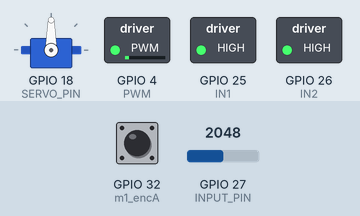
This sketch was run on a simulated ESP32. Parts: servo, switched loads named in the sketch (green lamp = pin HIGH). The test bench sets the inputs (shaded band); at power-on: GPIO 27 (INPUT_PIN) = 2048, GPIO 32 (m1_encA) HIGH. What the sketch prints to the serial monitor is not drawn.

Above: at 0.1 s.
Timing chart, 0 to 1.6 s (numbered marks = the images above):
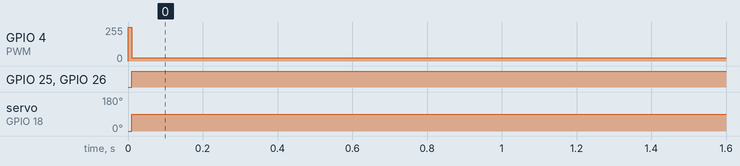

The sketch:

rayan-motor-control-code.ino
```cpp
// WRITTEN      | 9/5/24 TO CONTROL MULTIPLE MOTORS WITH EMG
// LAST UPDATED | 10/19/24 Cleaned up the control code a bit

#include <math.h> // For the sin function
#include <ESP32Servo.h> // For the SERVO

//Ouput Constants
#define PWM 4  // Example pin, can be used for PWM
#define IN1 25  // Example pin, can be used for digital I/O
#define IN2 26  // Example pin, can be used for digital I/O
#define m1_encB 14  // Example pin, can be used for digital I/O and external interrupts
#define m1_encA 32  // Example pin, can be used for digital I/O and external interrupts
#define PWM_CHANNEL 4
#define PWM_RESOLUTION 8
#define PWM_FREQUENCY 4000
#define SERVO_PIN 18

//input constants
#define SAMPLE_RATE 500
#define BAUD_RATE 115200
#define INPUT_PIN 27
#define CAR_SIZE 50

//Position of the motors UPDATE WITH THE IDLE POSITIONS FOR THE HAND
int pos1 = 2;
int pos2 = 0;
int pos3 = 0;
int pos4 = 0;
int pos5 = 0;
int pos6 = 0;
int dir = 0;

int setPoint = 0;

//Controller variables
long prev_T  = 0;
float prev_err = 0;

//PID Gains (could also be placed inside the void loop)
float Kp = 6;
float Ki = .001;
float Kd = .4;

// Parameters for the sine wave
const float amplitude = 1000.0; // Maximum deviation from the midpoint
const float frequency = 1.2;  // Number of cycles per second
const float midpoint = 0.0;   // Center point of the sine wave

//Boxcar averager (for smooth EMG reading)
int bcsum = 0;
int boxcar[CAR_SIZE];
int bcn = 0;
int average_emg;
int counter = 0;
int counter_limit = 25;

//Arm state machine variables
bool engage_arm_clench = false;
float clench_threshold_value = 120; // set for each person

//Servo controls
Servo mini_servo;
int mini_servo_pos = 90; //90 is stop, 180 is full forward, 0 is full reverse

void setup() {
  pinMode(m1_encA, INPUT);
  pinMode(m1_encB, INPUT);

  pinMode(INPUT_PIN, INPUT);

  pinMode(IN1, OUTPUT);
  pinMode(IN2, OUTPUT);

  pinMode(PWM, OUTPUT);

  Serial.begin(115200);

  // Setup PWM
  ledcAttach(PWM_CHANNEL, PWM_FREQUENCY, PWM_RESOLUTION);
  ledcAttach(PWM, PWM_CHANNEL, PWM_RESOLUTION);

  attachInterrupt(digitalPinToInterrupt(m1_encA), incrementEncoder, RISING);

  //servo stuff
  ESP32PWM::allocateTimer(0);
  ESP32PWM::allocateTimer(1);
  ESP32PWM::allocateTimer(2);
  ESP32PWM::allocateTimer(3);
  mini_servo.setPeriodHertz(50);
  mini_servo.attach(SERVO_PIN, 700, 2300);
  mini_servo.write(90);
}

void loop() {
  //output stuffs
  long currentTime = micros();
  //int setPoint = (int) getSetPoint(currentTime);

  // EMG input
  float sensor_value = analogRead(INPUT_PIN);
  update_boxcar(sensor_value);

  if (average_emg > clench_threshold_value) {
    setPoint = 4000;
  }
  else{
    setPoint = 0;
  }

  motor(setPoint, pos1);

  Serial.println(average_emg);
  delay(10);

}

void Motor_pwr(int dir, int PWM_val, int PWM_pin, int in1, int in2) {

  ledcWrite(PWM_CHANNEL, PWM_val); // Use ledcWrite for ESP32 PWM
  //Serial.println("dir, pwm_val");
  //Serial.println(dir);
  //Serial.println(PWM_val);

  if (dir == 1) { //forward
    digitalWrite(in1, HIGH);
    digitalWrite(in2, LOW);
    if(PWM_val > 300){
    mini_servo.write(180);
    }
    else{
      mini_servo.write(90);
    }
  }
  else if (dir == -1) { //back
    digitalWrite(in2, HIGH);
    digitalWrite(in1, LOW);
    if(PWM_val > 300){
    mini_servo.write(0);
    }
    else{
      mini_servo.write(90);
    }
  }
  else if (dir == 0) { //stall
    digitalWrite(in2, HIGH);
    digitalWrite(in1, HIGH);
    mini_servo.write(90);
  }
}

float getSetPoint(long currentTime) {
  float timeInSeconds = ((float)currentTime) / 1.0e6;  // Convert microseconds to seconds
  float setPoint = midpoint + amplitude * sin(2.0 * M_PI * frequency * timeInSeconds);
  return setPoint;
}

void incrementEncoder() {
  pos1 = pos1 + dir;

}
void motor(int targ, int pos) {
  long current_T = micros();
  float delta_T = ((float)(current_T - prev_T)) / 1.0e6;
  prev_T = current_T;

  float err = targ - pos;
  //float err = 1000;
  float derivative = (err - prev_err) / delta_T;
  float integral = ((err + prev_err)/2) * delta_T;
  float output = Kp * err + Ki * integral + Kd * derivative;

  float pwr = fabs(output) * 2;
  if (pwr > 1000) {
    pwr = 1000;
  }

  dir = 1;

  if (output < targ) {
    dir = -1;
  }
  if(pwr < 300){ //if this produces unintended behavior, shoot me! -Alex
    dir = 0;
  }


  Motor_pwr(dir, pwr, PWM, IN1, IN2);

  prev_err = err;

}


float EMGFilter(float input)
{
  float output = input;
  {
    static float z1, z2; // filter section state
    float x = output - 0.05159732 * z1 - 0.36347401 * z2;
    output = 0.01856301 * x + 0.03712602 * z1 + 0.01856301 * z2;
    z2 = z1;
    z1 = x;
  }
  {
    static float z1, z2; // filter section state
    float x = output - -0.53945795 * z1 - 0.39764934 * z2;
    output = 1.00000000 * x + -2.00000000 * z1 + 1.00000000 * z2;
    z2 = z1;
    z1 = x;
  }
  {
    static float z1, z2; // filter section state
    float x = output - 0.47319594 * z1 - 0.70744137 * z2;
    output = 1.00000000 * x + 2.00000000 * z1 + 1.00000000 * z2;
    z2 = z1;
    z1 = x;
  }
  {
    static float z1, z2; // filter section state
    float x = output - -1.00211112 * z1 - 0.74520226 * z2;
    output = 1.00000000 * x + -2.00000000 * z1 + 1.00000000 * z2;
    z2 = z1;
    z1 = x;
  }
  return output;
}

void update_boxcar(float sensor_value) {
  //filter signal
  float filtered_in = abs(EMGFilter(sensor_value));
  //updating boxcar array
  bcsum -= boxcar[bcn];
  bcsum += filtered_in;
  boxcar[bcn] = filtered_in;
  bcn += 1;
  if (bcn >= CAR_SIZE)
    bcn = 0;
  average_emg = bcsum / CAR_SIZE;
}
```

Measured:
- by itself, GPIO 4 (PWM): 0/255 → 24/255 at 0.00 s
- by itself, GPIO 25 (IN1): LOW → HIGH at 0.01 s
- by itself, GPIO 26 (IN2): LOW → HIGH at 0.00 s
- by itself, servo on GPIO 18 (SERVO_PIN): 0° → 90° at 0.01 s
